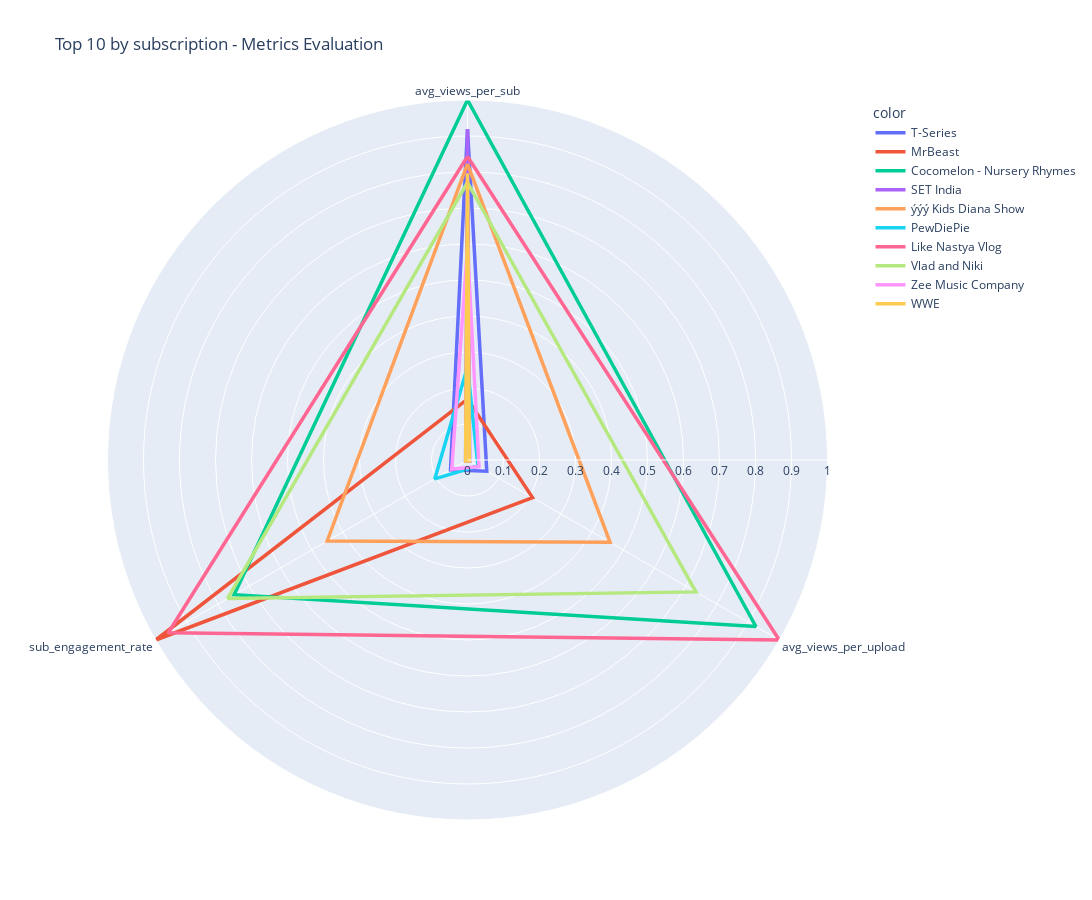

Source (notebook cell):
### Markdown cell above
## Evaluate top 10 lists (both by views and by subscribers) with a radar plot

### Code cell
temp=[]

for i in range(len(top10_subs)):
    df = pd.DataFrame(dict(
        r=top10_subs.iloc[i].values[-3:]/[top10_subs['avg_views_per_sub'].max(), top10_subs['avg_views_per_upload'].max(), top10_subs['sub_engagement_rate'].max()],
        theta=['avg_views_per_sub', 'avg_views_per_upload', 'sub_engagement_rate'],
        color=top10_subs.iloc[i].values[0]))
    temp.append(df)
df = pd.concat(temp, axis=0)
fig = px.line_polar(df, r='r', color='color', theta='theta', line_close=True, width=1200, height=900, title='Top 10 by subscription - Metrics Evaluation')
fig.update_traces(line=dict(width=3.5))
fig.show()

### Figure 1 — Plotly figure (JSON) as saved in the notebook; plotly's stock layout.template omitted (floating-point values rounded to 4 significant figures)
{"data": [{"hovertemplate": "color=T-Series<br>r=%{r}<br>theta=%{theta}<extra></extra>", "legendgroup": "T-Series", "line": {"color": "#636efa", "dash": "solid", "width": 3.5}, "marker": {"symbol": "circle"}, "mode": "lines", "name": "T-Series", "r": [0.9193, 0.06186, 0.05446, 0.9193], "showlegend": true, "subplot": "polar", "theta": ["avg_views_per_sub", "avg_views_per_upload", "sub_engagement_rate", "avg_views_per_sub"], "type": "scatterpolar"}, {"hovertemplate": "color=MrBeast<br>r=%{r}<br>theta=%{theta}<extra></extra>", "legendgroup": "MrBeast", "line": {"color": "#EF553B", "dash": "solid", "width": 3.5}, "marker": {"symbol": "circle"}, "mode": "lines", "name": "MrBeast", "r": [0.1688, 0.2086, 1, 0.1688], "showlegend": true, "subplot": "polar", "theta": ["avg_views_per_sub", "avg_views_per_upload", "sub_engagement_rate", "avg_views_per_sub"], "type": "scatterpolar"}, {"hovertemplate": "color=Cocomelon - Nursery Rhymes<br>r=%{r}<br>theta=%{theta}<extra></extra>", "legendgroup": "Cocomelon - Nursery Rhymes", "line": {"color": "#00cc96", "dash": "solid", "width": 3.5}, "marker": {"symbol": "circle"}, "mode": "lines", "name": "Cocomelon - Nursery Rhymes", "r": [1, 0.9251, 0.7486, 1], "showlegend": true, "subplot": "polar", "theta": ["avg_views_per_sub", "avg_views_per_upload", "sub_engagement_rate", "avg_views_per_sub"], "type": "scatterpolar"}, {"hovertemplate": "color=SET India<br>r=%{r}<br>theta=%{theta}<extra></extra>", "legendgroup": "SET India", "line": {"color": "#ab63fa", "dash": "solid", "width": 3.5}, "marker": {"symbol": "circle"}, "mode": "lines", "name": "SET India", "r": [0.9195, 0.00692, 0.00609, 0.9195], "showlegend": true, "subplot": "polar", "theta": ["avg_views_per_sub", "avg_views_per_upload", "sub_engagement_rate", "avg_views_per_sub"], "type": "scatterpolar"}, {"hovertemplate": "color=ýýý Kids Diana Show<br>r=%{r}<br>theta=%{theta}<extra></extra>", "legendgroup": "ýýý Kids Diana Show", "line": {"color": "#FFA15A", "dash": "solid", "width": 3.5}, "marker": {"symbol": "circle"}, "mode": "lines", "name": "ýýý Kids Diana Show", "r": [0.8224, 0.4573, 0.45, 0.8224], "showlegend": true, "subplot": "polar", "theta": ["avg_views_per_sub", "avg_views_per_upload", "sub_engagement_rate", "avg_views_per_sub"], "type": "scatterpolar"}, {"hovertemplate": "color=PewDiePie<br>r=%{r}<br>theta=%{theta}<extra></extra>", "legendgroup": "PewDiePie", "line": {"color": "#19d3f3", "dash": "solid", "width": 3.5}, "marker": {"symbol": "circle"}, "mode": "lines", "name": "PewDiePie", "r": [0.2586, 0.03357, 0.1051, 0.2586], "showlegend": true, "subplot": "polar", "theta": ["avg_views_per_sub", "avg_views_per_upload", "sub_engagement_rate", "avg_views_per_sub"], "type": "scatterpolar"}, {"hovertemplate": "color=Like Nastya Vlog<br>r=%{r}<br>theta=%{theta}<extra></extra>", "legendgroup": "Like Nastya Vlog", "line": {"color": "#FF6692", "dash": "solid", "width": 3.5}, "marker": {"symbol": "circle"}, "mode": "lines", "name": "Like Nastya Vlog", "r": [0.8432, 1, 0.9598, 0.8432], "showlegend": true, "subplot": "polar", "theta": ["avg_views_per_sub", "avg_views_per_upload", "sub_engagement_rate", "avg_views_per_sub"], "type": "scatterpolar"}, {"hovertemplate": "color=Vlad and Niki<br>r=%{r}<br>theta=%{theta}<extra></extra>", "legendgroup": "Vlad and Niki", "line": {"color": "#B6E880", "dash": "solid", "width": 3.5}, "marker": {"symbol": "circle"}, "mode": "lines", "name": "Vlad and Niki", "r": [0.7709, 0.7326, 0.7691, 0.7709], "showlegend": true, "subplot": "polar", "theta": ["avg_views_per_sub", "avg_views_per_upload", "sub_engagement_rate", "avg_views_per_sub"], "type": "scatterpolar"}, {"hovertemplate": "color=Zee Music Company<br>r=%{r}<br>theta=%{theta}<extra></extra>", "legendgroup": "Zee Music Company", "line": {"color": "#FF97FF", "dash": "solid", "width": 3.5}, "marker": {"symbol": "circle"}, "mode": "lines", "name": "Zee Music Company", "r": [0.591, 0.03688, 0.0505, 0.591], "showlegend": true, "subplot": "polar", "theta": ["avg_views_per_sub", "avg_views_per_upload", "sub_engagement_rate", "avg_views_per_sub"], "type": "scatterpolar"}, {"hovertemplate": "color=WWE<br>r=%{r}<br>theta=%{theta}<extra></extra>", "legendgroup": "WWE", "line": {"color": "#FECB52", "dash": "solid", "width": 3.5}, "marker": {"symbol": "circle"}, "mode": "lines", "name": "WWE", "r": [0.7967, 0.006016, 0.006111, 0.7967], "showlegend": true, "subplot": "polar", "theta": ["avg_views_per_sub", "avg_views_per_upload", "sub_engagement_rate", "avg_views_per_sub"], "type": "scatterpolar"}], "layout": {"height": 900, "legend": {"title": {"text": "color"}, "tracegroupgap": 0}, "polar": {"angularaxis": {"direction": "clockwise", "rotation": 90, "type": "category"}, "domain": {"x": [0, 1], "y": [0, 1]}, "radialaxis": {"autorange": true, "range": [0, 1], "type": "linear"}}, "title": {"text": "Top 10 by subscription - Metrics Evaluation"}, "width": 1200}}
